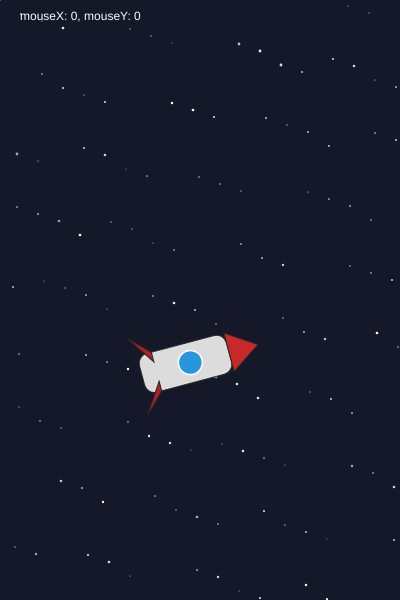
Frame 1 (no input)
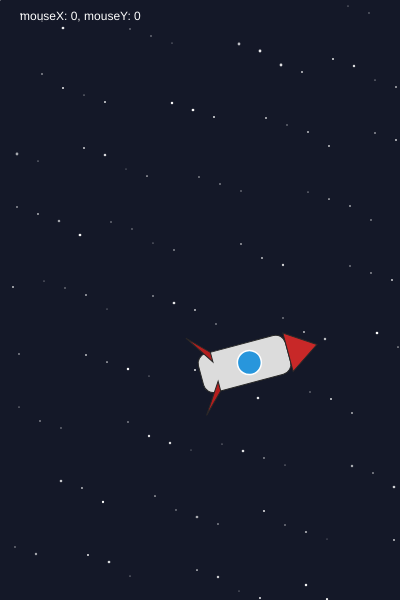
Frame 60 (no input)
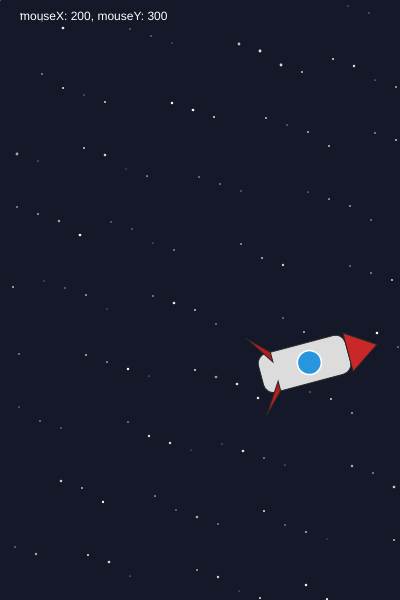
Frame 120 (the mouse pressed at the canvas centre since frame 60)

The p5.js sketch that drew these frames (run headless with seeded random() and noise() and a simulated clock; from frame 60 on, the mouse is pressed at the canvas centre):

// p5.js sketch
// ── sketch.js
// Simple static rocket
let xMax = 400;
let yMax = 600;
let   xrocket = xMax/2;
let   yrocket = yMax*0.6;
function setup() {
  createCanvas(xMax, yMax); // create a 400x600 window
  // noLoop();               // only draw once (no animation needed)
  angleMode(DEGREES);
  frameRate(30);
}

function draw() {
  background(20, 24, 40); // dark blue background (like space)
  // drawStarsLoopConditions();
  drawStarsRandom();
  // drawRocket(xrocket, yrocket, 1, 0); // draw rocket at center
  drawRocket(xrocket, yrocket, 0.5, 75); // draw rocket at center
  //displays the x and y position of the mouse on the canvas
  fill(255) //white text
  text(`mouseX: ${mouseX}, mouseY: ${mouseY}`, 20, 20);
  //animation of the rocket
  xrocket = (xrocket + 1) % (xMax +120);
}

// Function to draw a rocket at position (x, y) with scale s
function drawRocket(x, y, scl=1, angle=0) {
  push();               // save current drawing settings
  translate(x, y);      // move origin to rocket position
  scale(scl);             // scale rocket size if needed
  rotate(angle);          // rotate rocket if needed
  // rocket body
  fill(220);            // light gray
  stroke(40);           // dark outline
  strokeWeight(2);
  rectMode(CENTER);     // rectangle drawn from its center
  rect(0, 30, 80, 180, 20); // body rectangle with rounded corners

  // nose cone
  fill(200, 40, 40);    // red
  triangle(-40, -60, 40, -60, 0, -120); // triangle on top

  // window (circle)
  fill(40, 150, 220);   // blue glass
  stroke(255);          // white border
  strokeWeight(3);
  ellipse(0, 20, 48, 48); // window circle

  // fins on the left and right
  stroke(40);
  strokeWeight(2);
  fill(180, 30, 30);    // dark red
  triangle(-40, 90, -80, 130, -20, 90); // left fin
  triangle(40, 90, 80, 130, 20, 90);    // right fin

  pop(); // restore settings (so it won’t affect other drawings)
}

function drawStarsLoopConditions() {
  // simple starfield
  noStroke();
  for (let i = 0; i < 120; i++) {
    let sx = (i*37) % width + (i%3)*5;
    let sy = ((i*73) % height) + (i%7);
    //transparency 200 or 255, change of color
    if(i%2 == 0){
        fill(255, 255, 150);
      ellipse(sx, sy, 1);
    }else if (i%3==0){
        fill(200, 100, 255);
        ellipse(sx, sy, 1.5);
    }else{
        fill(255, 255, 100);
        ellipse(sx, sy, 2.8);

    }
  }
}

function drawStarsRandom() {
  // simple starfield
  randomSeed(99); // keep stars stable
  noStroke();
  for (let i = 0; i < 120; i++) {
    let sx = (i*37) % width + (i%3)*5;
    let sy = ((i*73) % height) + (i%7);
    //random transparency between 150 and 255
    fill(255, 255, 255, random(150, 255));
    //Draws a small circle at (sx, sy)
    //Diameter is random between 1 and 2.8 pixels
    ellipse(sx, sy, random(1, 2.8));
  }
}
